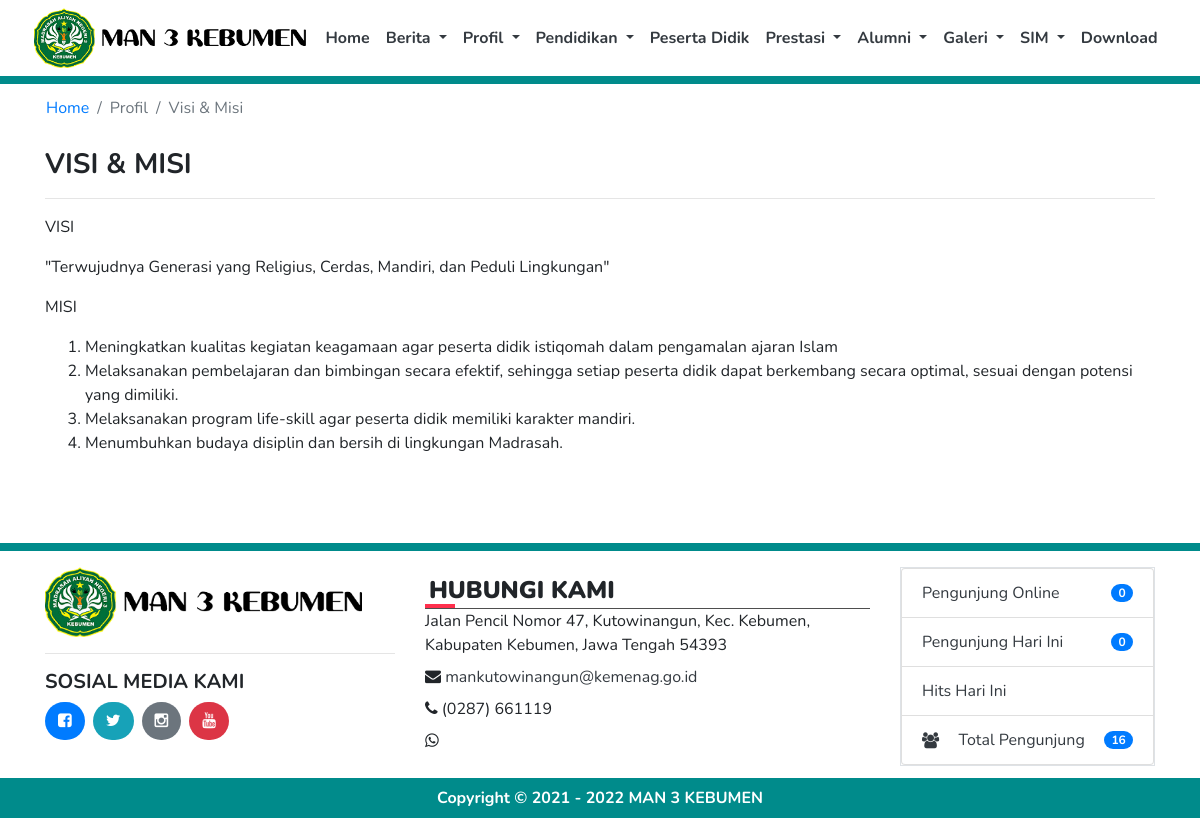
/index.php/profil/visi_misi, run on the app's committed database.
### tables this page shows
CREATE TABLE `tb_profil` (
  `id` int(11) NOT NULL,
  `nama_web` varchar(100) NOT NULL,
  `jenjang` int(2) NOT NULL,
  `logo_web` varchar(50) NOT NULL,
  `favicon` varchar(50) NOT NULL,
  `meta_description` varchar(300) NOT NULL,
  `meta_keyword` varchar(200) NOT NULL,
  `profil` text NOT NULL,
  `alamat` varchar(300) NOT NULL,
  `email` varchar(100) NOT NULL,
  `telp` varchar(20) NOT NULL,
  `fax` varchar(20) NOT NULL,
  `whatsapp` varchar(20) NOT NULL,
  `akreditasi` varchar(5) NOT NULL,
  `kurikulum` varchar(30) NOT NULL,
  `file` varchar(250) NOT NULL,
  `nama_kepsek` varchar(100) NOT NULL,
  `nama_operator` varchar(100) NOT NULL,
  `instagram` varchar(200) NOT NULL,
  `facebook` varchar(200) NOT NULL,
  `twitter` varchar(200) NOT NULL,
  `youtube` varchar(200) NOT NULL,
  `gambar` varchar(200) NOT NULL
);

CREATE TABLE `tb_visimisi` (
  `id` int(11) NOT NULL,
  `isi` text NOT NULL
);

### application/libraries/Template.php (called while the page is built, shortened)
<?php if ( ! defined('BASEPATH')) exit('No direct script access allowed');
class Template {
	var $template_data = array();
	function set($name, $value)
	{
		$this->template_data[$name] = $value;
	}
	function web($template = '', $view = '' , $view_data = array(), $return = FALSE)
	{
		$this->CI =& get_instance();
		$this->set('contents', $this->CI->load->view($view, $view_data, TRUE));
		return $this->CI->load->view($template, $this->template_data, $return);
	}
}

### application/controllers/Profil.php (called while the page is built, shortened)
<?php
class Profil extends CI_Controller {
	function visi_misi()
    {
        $data['titleweb'] = 'Visi & Misi - '.title();
        $data['title'] = 'Visi & Misi';
		$data['data'] = $this->profil_model->tampil_visi_misi();
        $this->template->web('main','profil/visi_misi',$data);
    }
}

### index.php (called while the page is built, shortened)
<?php
require_once BASEPATH.'core/CodeIgniter.php';

### application/helpers/site_helper.php (called while the page is built, shortened)
<?php
function is_email($str)
{
   return filter_var($str, FILTER_VALIDATE_EMAIL);
}
function is_url($str)
{
   return preg_match("/\b(?:(?:https?|ftp):\/\/|www\.)[-a-z0-9+&@#\/%?=~_|!:,.;]*[-a-z0-9+&@#\/%=~_|]/i",$str);
}
function title()
{
   $ci = & get_instance();
   $q = $ci->db->select('id,nama_web')->from('tb_profil')->where('id',1)->get()->row_array();
   return $q['nama_web'];
}
function logo_web()
{
   $ci = & get_instance();
   $q = $ci->db->select('id,logo_web')->from('tb_profil')->where('id',1)->get()->row_array();
   return $q['logo_web'];
}
function alamat()
{
   $ci = & get_instance();
   $q = $ci->db->select('id,alamat')->from('tb_profil')->where('id',1)->get()->row_array();
   return $q['alamat'];
}
function email()
{
   $ci = & get_instance();
   $q = $ci->db->select('id,email')->from('tb_profil')->where('id',1)->get()->row_array();
   return $q['email'];
}
function telp()
{
   $ci = & get_instance();
   $q = $ci->db->select('id,telp')->from('tb_profil')->where('id',1)->get()->row_array();
   return $q['telp'];
}
function facebook()
{
   $ci = & get_instance();
   $q = $ci->db->select('id,facebook')->from('tb_profil')->where('id',1)->get()->row_array();
   return $q['facebook'];
}
function twitter()
{
   $ci = & get_instance();
   $q = $ci->db->select('id,twitter')->from('tb_profil')->where('id',1)->get()->row_array();
   return $q['twitter'];
}
function instagram()
{
   $ci = & get_instance();
   $q = $ci->db->select('id,instagram')->from('tb_profil')->where('id',1)->get()->row_array();
   return $q['instagram'];
}
function youtube()
{
   $ci = & get_instance();
   $q = $ci->db->select('id,youtube')->from('tb_profil')->where('id',1)->get()->row_array();
   return $q['youtube'];
}

### application/models/web/Profil_model.php (called while the page is built, shortened)
<?php
class Profil_model extends CI_Model
{
    function tampil_visi_misi()
    {
        return $this->db->get_where('tb_visimisi',['id'=>1])->row();
    }
}

### application/models/web/Home_model.php (called while the page is built, shortened)
<?php
class Home_model extends CI_Model
{
    function kunjungan()
    {
        $ip      = $_SERVER['REMOTE_ADDR'];
        $tanggal = date("Y-m-d");
        $waktu   = time();
        $cekk = $this->db->query("SELECT * FROM tb_statistik WHERE ip='$ip' AND tanggal='$tanggal'");
        $rowh = $cekk->row_array();
        if($cekk->num_rows() == 0)
        {
          $datadb = array('ip'=>$ip, 'tanggal'=>$tanggal, 'hits'=>'1', 'online'=>$waktu);
          $this->db->insert('tb_statistik',$datadb);
        }else
        {
          $hitss = $rowh['hits'] + 1;
          $datadb = array('ip'=>$ip, 'tanggal'=>$tanggal, 'hits'=>$hitss, 'online'=>$waktu);
          $array = array('ip' => $ip, 'tanggal' => $tanggal);
          $this->db->where($array);
          $this->db->update('tb_statistik',$datadb);
        }
    }
    function pengunjung()
    {
        return $this->db->query("SELECT * FROM tb_statistik WHERE tanggal='".date("Y-m-d")."' GROUP BY ip");
    }
    function totalpengunjung()
    {
        return $this->db->query("SELECT COUNT(hits) as total FROM tb_statistik");
    }
    function pengunjungonline()
    {
        $bataswaktu = time() - 300;
        return $this->db->query("SELECT * FROM tb_statistik WHERE online > '$bataswaktu'");
    }
}

### application/views/profil/visi_misi.php (the view)
<div class="container">
    <div class="row">
        <nav aria-label="breadcrumb">
            <ol class="breadcrumb bg-white">
                <li class="breadcrumb-item"><a href="<?= base_url(); ?>">Home</a></li>
                <li class="breadcrumb-item active" aria-current="page">Profil</li>
                <li class="breadcrumb-item active" aria-current="page"><?= $title; ?></li>
            </ol>
        </nav>
    </div>
    <div class="row">
        <div class="col-md-12"><h3><b>VISI & MISI</b></h3><hr></div>
    </div>
    <div class="row">
        <div class="col-md-12"><?= $data->isi; ?></div>
    </div>
</div>
<br><br><br>

### application/views/template/topbar.php (shortened to what this page needs)
<body>
<nav class="navbar navbar-expand-lg navbar-light bg-white sticky-top d-flex justify-content-center">
      <a href="<?= base_url(); ?>"><img src="<?= base_url(); ?>assets/img/logo/<?= logo_web(); ?>" class="img img-fluid" style="object-fit:contain; max-height:60px;"></a>
      <div class="float-right">
        <div class="collapse navbar-collapse" id="navbarSupportedContent">
          <ul class="navbar-nav mr-auto">
            <li class="nav-item">
              <a class="nav-link text-dark" href="<?= base_url(); ?>"><b>Home</b></a>
            </li>
            <li class="nav-item dropdown">
              <a class="nav-link dropdown-toggle text-dark" href="#" id="navbarDropdown" role="button" data-toggle="dropdown" aria-haspopup="true" aria-expanded="false">
                <b>Berita</b>
              </a>
            </li>
            <li class="nav-item dropdown">
              <a class="nav-link dropdown-toggle text-dark" href="#" id="navbarDropdown" role="button" data-toggle="dropdown" aria-haspopup="true" aria-expanded="false">
                <b>Profil</b>
              </a>
          </li>
          <li class="nav-item dropdown">
            <a class="nav-link dropdown-toggle text-dark" href="#" id="navbarDropdown" role="button" data-toggle="dropdown" aria-haspopup="true" aria-expanded="false">
              <b>Pendidikan</b>
            </a>
          </li>
          <li class="nav-item">
            <a class="nav-link text-dark" href="<?= base_url(); ?>peserta-didik"><b>Peserta Didik</b></a>
          </li>
          <li class="nav-item dropdown">
            <a class="nav-link dropdown-toggle text-dark" href="#" id="navbarDropdown" role="button" data-toggle="dropdown" aria-haspopup="true" aria-expanded="false">
              <b>Prestasi</b>
            </a>
          </li>
          <li class="nav-item dropdown">
            <a class="nav-link dropdown-toggle text-dark" href="#" id="navbarDropdown" role="button" data-toggle="dropdown" aria-haspopup="true" aria-expanded="false">
              <b>Alumni</b>
            </a>
          </li>
          <li class="nav-item dropdown">
            <a class="nav-link dropdown-toggle text-dark" href="#" id="navbarDropdown" role="button" data-toggle="dropdown" aria-haspopup="true" aria-expanded="false">
              <b>Galeri</b>
            </a>
          </li>
          <li class="nav-item dropdown">
            <a class="nav-link dropdown-toggle text-dark" href="#" id="navbarDropdown" role="button" data-toggle="dropdown" aria-haspopup="true" aria-expanded="false">
              <b>SIM</b>
            </a>
          </li>
          <li class="nav-item">
            <a class="nav-link text-dark" href="<?= base_url(); ?>download"><b>Download</b></a>
          </li>
        </ul>
      </div>
    </div>
</nav>
<div class="bg-dark-slate-blue p-1"></div>

### application/views/template/footer.php (shortened to what this page needs)
<section>
  <div class="bg-dark-slate-blue p-1"></div>
  <footer class="pt-3 footer mt-auto py-3" id="contact">
    <div class="container">
        <div class="row">
          <div class="col-lg-4 col-md-6 col-sm-6 mb-3">
            <img src="<?= base_url(); ?>assets/img/logo/<?= logo_web(); ?>" class="img img-fluid" style="object-fit:contain; max-height:70px;"><hr>
            <h5><b>SOSIAL MEDIA KAMI</b></h5>
            <?php
            if(is_url(facebook()))
            {
              echo'<a href="'.facebook().'" title="facebook" class="btn bg-primary text-white btn-radius mr-2" target="_blank"><i class="fa fa-facebook-square"></i></a>';
            }else
            {
              echo'<a href="javascript:void(0)" title="facebook" class="btn bg-primary text-white btn-radius mr-2"><i class="fa fa-facebook-square"></i></a>';
            }
            if(is_url(twitter()))
            {
              echo'<a href="'.twitter().'" title="twitter" class="btn bg-info text-white btn-radius mr-2" target="_blank"><i class="fa fa-twitter"></i></a>';
            }else
            {
              echo'<a href="javascript:void(0)" title="twitter" class="btn bg-info text-white btn-radius mr-2"><i class="fa fa-twitter"></i></a>';
            }
            if(is_url(instagram()))
            {
              echo'<a href="'.instagram().'" title="instagram" class="btn bg-secondary text-white btn-radius mr-2" target="_blank"><i class="fa fa-instagram"></i></a>';
            }else
            {
              echo'<a href="javascript:void(0)" title="instagram" class="btn bg-secondary text-white btn-radius mr-2"><i class="fa fa-instagram"></i></a>';
            }
            if(is_url(youtube()))
            {
              echo'<a href="'.youtube().'" title="youtube" class="btn bg-danger text-white btn-radius mr-2" target="_blank"><i class="fa fa-youtube"></i></a>';
            }else
            {
              echo'<a href="javascript:void(0)" title="youtube" class="btn bg-danger text-white btn-radius mr-2"><i class="fa fa-youtube"></i></a>';
            }
            ?>
          </div>
            <div class="col-lg-5 col-md-6 col-sm-6 mb-3">
              <h5 class="footer-title p-1"><b>HUBUNGI KAMI</b></h5>
                <div>
                  <?= alamat(); ?>
                </div>
                <div class="mt-2">
                  <i class="fa fa-envelope"></i> <?php
                                                  if(is_email(email()))
                                                  {
                                                    echo'<a href="mailto:'.email().'" class="text-dark">'.email().'</a>';
                                                  }else
                                                  {
                                                    echo'<a href="javascript:void(0)" class="text-dark">'.email().'</a>';
                                                  }
                                                  ?>
                </div>
                <div class="mt-2">
                  <i class="fa fa-phone"></i> <?= telp(); ?>
                </div>
                <div class="mt-2">
                  <i class="fa fa-whatsapp"></i> <?= whatsapp(); ?>
                </div>
            </div>
            <div class="col-lg-3 col-md-6 col-sm-6 text-dark mb-3">
            <ul class="list-group border">
            <?php
              $pengunjung       = $this->home_model->pengunjung()->num_rows();
              $totalpengunjung  = $this->home_model->totalpengunjung()->row_array();
              $pengunjungonline = $this->home_model->pengunjungonline()->num_rows();
            ?>
              <li class="list-group-item d-flex justify-content-between align-items-center">
                Pengunjung Online
                <span class="badge badge-primary badge-pill"><?= $pengunjungonline; ?></span>
              </li>
              <li class="list-group-item d-flex justify-content-between align-items-center">
                Pengunjung Hari Ini
                <span class="badge badge-primary badge-pill"><?= $pengunjung; ?></span>
              </li>
              <li class="list-group-item d-flex justify-content-between align-items-center">
                Hits Hari Ini
              </li>
              <li class="list-group-item d-flex justify-content-between align-items-center">
              <i class="fa fa-users"></i> Total Pengunjung
                <span class="badge badge-primary badge-pill"><?= $totalpengunjung['total']; ?></span>
              </li>
            </ul>
            </div>
          </div>
        </div>
  </footer>
  <div class="bg-dark-slate-blue" style="margin-top:-20px">
    <div class="container pt-2 pb-2">
      <div class="col-md-12 text-white text-center">
        <b><?php
          $tahun = '2021';
          $tahun_sekarang = date('Y');
          if($tahun_sekarang > $tahun){ ?>
            Copyright &copy; <?= $tahun; ?> - <?= $tahun_sekarang; ?> <a href="javascript:void(0)" class="text-decoration-none text-white"><?= title(); ?></a>
          <?php }else{ ?>
            Copyright &copy; <?= $tahun_sekarang; ?> <a href="javascript:void(0)" class="text-decoration-none text-white"><?= title(); ?></a>
          <?php } ?>
        </b>
      </div>
    </div>
  </div>
</section>
</body>
</html>

### assets/css/style.css (style rules this page uses)
body { font-family: "Nunito", sans-serif; }
.bg-dark-slate-blue { background-color: #008B8B;; }
.btn-radius { border-radius: 50px; }
footer { background-attachment: fixed; background-size: cover; background-position: bottom; }
.footer-title { position: relative; font-size: 24px; font-weight: 600; margin-top: 5px; margin-bottom: 0px; border-bottom: 1px solid #4e4e4e; }
.footer-title:after { position: absolute; content: ''; left: 0; bottom: 0; width: 30px; height: 4px; background: #ff304d; }

### data on the page
tb_profil: logo_web (picture), alamat "Jalan Pencil Nomor 47, Kutowinangun, Kec. Kebumen, Kabupaten Kebumen, Jawa Tengah 54393", email "mankutowinangun@kemenag.go.id", telp "(0287) 661119", nama_web "MAN 3 KEBUMEN"
tb_visimisi: isi "VISI \"Terwujudnya Generasi yang Religius, Cerdas, Mandiri, dan Peduli Lingkungan \" MISI Meningkatkan kualitas kegiatan keagamaan agar peserta didik istiqomah dalam pengamalan ajaran Islam Melaksanakan pembelajaran dan bimbingan secara efektif, sehingga setiap peserta didik dapat berkembang secara optimal, sesuai dengan potensi yang dimiliki. Melaksanakan program life-skill agar peserta didik memiliki karakter mandiri. Menumbuhkan budaya disiplin dan bersih di lingkungan Madrasah."

### other printed values
$title "Visi & Misi"
$pengunjungonline "0"
$pengunjung "0"
$totalpengunjung['total'] "16"
$tahun "2021"
